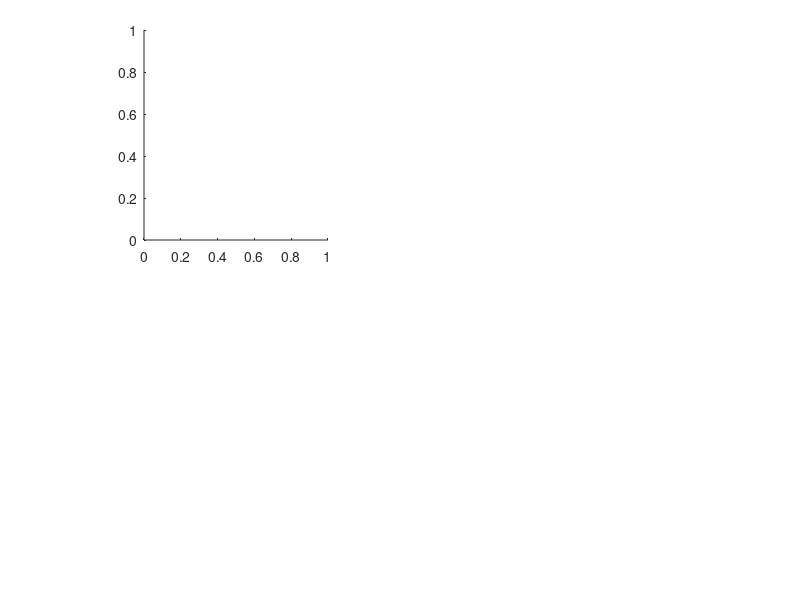

The MATLAB script that drew this image: (Note: this script raises an error after producing the figure.)
Cor=[0 0 0;
    0 1 0;
    0 0 1;
    1 1 0;
    1 0 1;
    1 0 0;
    0.5 0.5 0.5;
    0.5 0.8 0.3;
    0.5 0 1;]
fig1=figure(1);
clf();
set(gcf,'position',[50,50,1440,720])
axes('position',[0.18,0.60,0.23,0.35])
Moderate=[];
load('Therapy_moderate.mat')
E0=NumberInf(end,end);% control case
E=(E0-NumberInf(end,1))./E0;% eps1=0.3
Moderate=[Moderate E];
E=(E0-NumberInf(end,2))./E0;% eps2=0.1
Moderate=[Moderate E];
E=(E0-NumberInf(end,3))./E0;% eps3=1.0
Moderate=[Moderate E];
E=(E0-NumberInf(end,4))./E0;% eps4=2.0
Moderate=[Moderate E];
E=(E0-NumberInf(end,5))./E0;% eps1=0.3 eps3=1.0
Moderate=[Moderate E];
E=(E0-NumberInf(end,6))./E0;% esp_2=0.1,eps_3=1.0
Moderate=[Moderate E];
E=(E0-NumberInf(end,7))./E0;% esp_1=0.3,eps_4=2.0
Moderate=[Moderate E];
E=(E0-NumberInf(end,8))./E0;% esp_2=0.1,eps_4=2.0
Moderate=[Moderate E];
b=bar(1,Moderate,'Facecolor','flat');
for k = 1:size(Moderate,2)
    b(k).CData = Cor(k,:);
end
ylabel('Therapy coefficient (E)','FontName','Helvetica','FontSize',10,'FontWeight','bold')
xlim([0.4,1.5])
set(gca,'xtick',{},'ytick',0:0.2:1,'linewidth',1.2,'FontName','Helvetica','FontSize',10,'FontWeight','bold')
% leg=legend('\epsilon_1(0.15)','\epsilon_2(0.05)'...
%     ,'\epsilon_3(0.2)','\epsilon_4(0.5)','\epsilon_1(0.15)+\epsilon_3(0.2)','\epsilon_2(0.05)+\epsilon_3(0.2)'...
%     ,'location',[0.140373314647614,0.504379816333534,0.129199607263912,0.410312509298324],'fontweight','bold');
% leg.ItemTokenSize = [6,5];
% legend('box','off')
title('Moderate (\rho=0.0005)','fontweight','bold')
box off

axes('position',[0.51,0.60,0.23,0.35])
Severe=[];
load('Therapy_severe.mat')
E0=NumberInf(end,end);% control case

E=(E0-NumberInf(end,1))./E0;% eps1=0.3
Severe=[Severe E];
E=(E0-NumberInf(end,2))./E0;% eps2=0.1
Severe=[Severe E];
E=(E0-NumberInf(end,3))./E0;% eps3=1.0
Severe=[Severe E];
E=(E0-NumberInf(end,4))./E0;% eps4=2.0
Severe=[Severe E];
E=(E0-NumberInf(end,5))./E0;% eps1=0.3 eps3=1.0
Severe=[Severe E];
E=(E0-NumberInf(end,6))./E0;% esp2=0.1,eps3=1.0
Severe=[Severe E];
E=(E0-NumberInf(end,7))./E0;% esp1=0.3,eps4=2.0
Severe=[Severe E];
E=(E0-NumberInf(end,8))./E0;% esp2=0.1,eps4=2.0
Severe=[Severe E];
b=bar(1,Severe,'Facecolor','flat');
for k = 1:size(Severe,2)
    b(k).CData = Cor(k,:);
end
xlim([0.4,1.5])
set(gca,'xtick',{},'ytick',0:0.2:1,'FontName','Helvetica','FontSize',10,'FontWeight','bold','linewidth',1.2)
% leg=legend('\epsilon_1(0.3)','\epsilon_2(0.1)'...
%     ,'\epsilon_3(1.0)','\epsilon_4(2.0)','\epsilon_1(0.3)+\epsilon_3(1.0)','\epsilon_2(0.1)+\epsilon_3(1.0)'...
%     ,'\epsilon_1(0.3)+\epsilon_4(2.0)','\epsilon_2(0.1)+\epsilon_4(2.0)');
% leg.ItemTokenSize = [10,5];
% legend('location',[0.146292897871132,0.355781243801117,0.127882084018785,0.543437512397766],'fontweight','bold','box','off')
title('Severe (\rho=0.0025)','fontweight','bold')
box off

%table

table=imread('table.png');
axes('position',[0.145,0.205,0.25,0.601])
imshow(table,'Interpolation','bilinear')
axes('position',[0.476,0.205,0.25,0.601])
imshow(table,'Interpolation','bilinear')

 table_mild=imread('mild.png');
 axes('position',[0.135,0.02,0.3,0.4])
 imshow(table_mild,'Interpolation','bilinear')
% 
table_severe=imread('severe.png');
axes('position',[0.48,0.02,0.3,0.4])
imshow(table_severe,'Interpolation','bilinear')

%picture sign
annotation(fig1,'textbox',...
    [0.12 0.91 0.027 0.058],...
    'String',{'a'},...
    'HorizontalAlignment','center',...
    'FontWeight','bold',...
    'FontSize',18,...
    'FitBoxToText','off',...
    'EdgeColor','none');
annotation(fig1,'textbox',...
    [0.46 0.91 0.027 0.058],...
    'String',{'b'},...
    'HorizontalAlignment','center',...
    'FontWeight','bold',...
    'FontSize',18,...
    'FitBoxToText','off',...
    'EdgeColor','none');
annotation(fig1,'textbox',...
    [0.12 0.36 0.027 0.058],...
    'String',{'c'},...
    'HorizontalAlignment','center',...
    'FontWeight','bold',...
    'FontSize',18,...
    'FitBoxToText','off',...
    'EdgeColor','none');
annotation(fig1,'textbox',...
    [0.46 0.36 0.027 0.058],...
    'String',{'d'},...
    'HorizontalAlignment','center',...
    'FontWeight','bold',...
    'FontSize',18,...
    'FitBoxToText','off',...
    'EdgeColor','none');
exportfig(fig1,'Fig8.eps','color','cmyk','fontmode','scaled','fontsize',1);
